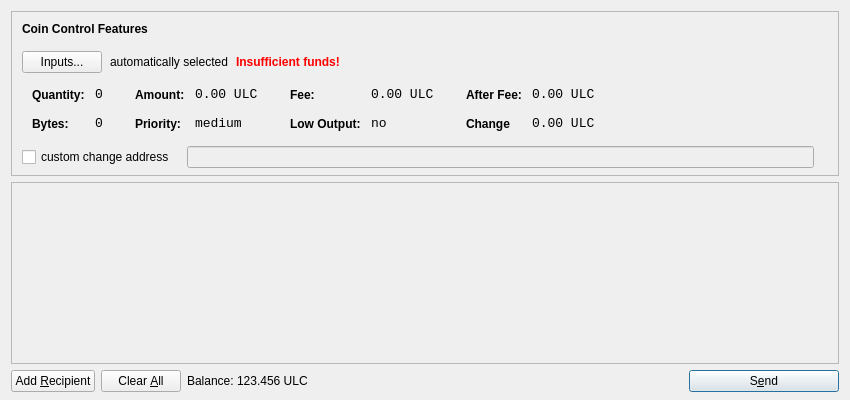
<?xml version="1.0" encoding="UTF-8"?>
<ui version="4.0">
 <class>SendCoinsDialog</class>
 <widget class="QDialog" name="SendCoinsDialog">
  <property name="geometry">
   <rect>
    <x>0</x>
    <y>0</y>
    <width>850</width>
    <height>400</height>
   </rect>
  </property>
  <property name="windowTitle">
   <string>Send Coins</string>
  </property>
  <layout class="QVBoxLayout" name="verticalLayout" stretch="0,1,0">
   <property name="bottomMargin">
    <number>8</number>
   </property>
   <item>
    <widget class="QFrame" name="frameCoinControl">
     <property name="sizePolicy">
      <sizepolicy hsizetype="Expanding" vsizetype="Expanding">
       <horstretch>0</horstretch>
       <verstretch>0</verstretch>
      </sizepolicy>
     </property>
     <property name="maximumSize">
      <size>
       <width>16777215</width>
       <height>16777215</height>
      </size>
     </property>
     <property name="frameShape">
      <enum>QFrame::StyledPanel</enum>
     </property>
     <property name="frameShadow">
      <enum>QFrame::Sunken</enum>
     </property>
     <layout class="QVBoxLayout" name="verticalLayoutCoinControl2">
      <property name="spacing">
       <number>-1</number>
      </property>
      <property name="leftMargin">
       <number>0</number>
      </property>
      <property name="topMargin">
       <number>0</number>
      </property>
      <property name="rightMargin">
       <number>0</number>
      </property>
      <property name="bottomMargin">
       <number>6</number>
      </property>
      <item>
       <layout class="QVBoxLayout" name="verticalLayoutCoinControl" stretch="0,0,0,0,1">
        <property name="spacing">
         <number>0</number>
        </property>
        <property name="leftMargin">
         <number>10</number>
        </property>
        <property name="topMargin">
         <number>10</number>
        </property>
        <item>
         <layout class="QHBoxLayout" name="horizontalLayoutCoinControl1">
          <property name="bottomMargin">
           <number>15</number>
          </property>
          <item>
           <widget class="QLabel" name="labelCoinControlFeatures">
            <property name="sizePolicy">
             <sizepolicy hsizetype="Preferred" vsizetype="Maximum">
              <horstretch>0</horstretch>
              <verstretch>0</verstretch>
             </sizepolicy>
            </property>
            <property name="font">
             <font>
              <weight>75</weight>
              <bold>true</bold>
             </font>
            </property>
            <property name="styleSheet">
             <string notr="true">font-weight:bold;</string>
            </property>
            <property name="text">
             <string>Coin Control Features</string>
            </property>
           </widget>
          </item>
         </layout>
        </item>
        <item>
         <layout class="QHBoxLayout" name="horizontalLayoutCoinControl2" stretch="0,0,0,0">
          <property name="spacing">
           <number>8</number>
          </property>
          <property name="bottomMargin">
           <number>10</number>
          </property>
          <item>
           <widget class="QPushButton" name="pushButtonCoinControl">
            <property name="styleSheet">
             <string notr="true"/>
            </property>
            <property name="text">
             <string>Inputs...</string>
            </property>
           </widget>
          </item>
          <item>
           <widget class="QLabel" name="labelCoinControlAutomaticallySelected">
            <property name="text">
             <string>automatically selected</string>
            </property>
            <property name="margin">
             <number>5</number>
            </property>
           </widget>
          </item>
          <item>
           <widget class="QLabel" name="labelCoinControlInsuffFunds">
            <property name="font">
             <font>
              <weight>75</weight>
              <bold>true</bold>
             </font>
            </property>
            <property name="styleSheet">
             <string notr="true">color:red;font-weight:bold;</string>
            </property>
            <property name="text">
             <string>Insufficient funds!</string>
            </property>
            <property name="margin">
             <number>5</number>
            </property>
           </widget>
          </item>
          <item>
           <spacer name="horizontalSpacerCoinControl">
            <property name="orientation">
             <enum>Qt::Horizontal</enum>
            </property>
            <property name="sizeHint" stdset="0">
             <size>
              <width>40</width>
              <height>1</height>
             </size>
            </property>
           </spacer>
          </item>
         </layout>
        </item>
        <item>
         <widget class="QWidget" name="widgetCoinControl" native="true">
          <property name="sizePolicy">
           <sizepolicy hsizetype="Preferred" vsizetype="Preferred">
            <horstretch>0</horstretch>
            <verstretch>0</verstretch>
           </sizepolicy>
          </property>
          <property name="minimumSize">
           <size>
            <width>0</width>
            <height>0</height>
           </size>
          </property>
          <property name="styleSheet">
           <string notr="true"/>
          </property>
          <layout class="QHBoxLayout" name="horizontalLayoutCoinControl5">
           <property name="margin">
            <number>0</number>
           </property>
           <item>
            <layout class="QHBoxLayout" name="horizontalLayoutCoinControl3" stretch="0,0,0,1">
             <property name="spacing">
              <number>20</number>
             </property>
             <property name="topMargin">
              <number>0</number>
             </property>
             <property name="bottomMargin">
              <number>10</number>
             </property>
             <item>
              <layout class="QFormLayout" name="formLayoutCoinControl1">
               <property name="horizontalSpacing">
                <number>10</number>
               </property>
               <property name="verticalSpacing">
                <number>14</number>
               </property>
               <property name="leftMargin">
                <number>10</number>
               </property>
               <property name="topMargin">
                <number>4</number>
               </property>
               <property name="rightMargin">
                <number>6</number>
               </property>
               <item row="0" column="0">
                <widget class="QLabel" name="labelCoinControlQuantityText">
                 <property name="styleSheet">
                  <string notr="true">font-weight:bold;</string>
                 </property>
                 <property name="text">
                  <string>Quantity:</string>
                 </property>
                 <property name="margin">
                  <number>0</number>
                 </property>
                </widget>
               </item>
               <item row="0" column="1">
                <widget class="QLabel" name="labelCoinControlQuantity">
                 <property name="font">
                  <font>
                   <family>Monospace</family>
                   <pointsize>10</pointsize>
                  </font>
                 </property>
                 <property name="cursor">
                  <cursorShape>IBeamCursor</cursorShape>
                 </property>
                 <property name="contextMenuPolicy">
                  <enum>Qt::ActionsContextMenu</enum>
                 </property>
                 <property name="text">
                  <string>0</string>
                 </property>
                 <property name="margin">
                  <number>0</number>
                 </property>
                 <property name="textInteractionFlags">
                  <set>Qt::LinksAccessibleByMouse|Qt::TextSelectableByKeyboard|Qt::TextSelectableByMouse</set>
                 </property>
                </widget>
               </item>
               <item row="1" column="0">
                <widget class="QLabel" name="labelCoinControlBytesText">
                 <property name="styleSheet">
                  <string notr="true">font-weight:bold;</string>
                 </property>
                 <property name="text">
                  <string>Bytes:</string>
                 </property>
                </widget>
               </item>
               <item row="1" column="1">
                <widget class="QLabel" name="labelCoinControlBytes">
                 <property name="font">
                  <font>
                   <family>Monospace</family>
                   <pointsize>10</pointsize>
                  </font>
                 </property>
                 <property name="cursor">
                  <cursorShape>IBeamCursor</cursorShape>
                 </property>
                 <property name="contextMenuPolicy">
                  <enum>Qt::ActionsContextMenu</enum>
                 </property>
                 <property name="text">
                  <string>0</string>
                 </property>
                 <property name="textInteractionFlags">
                  <set>Qt::LinksAccessibleByMouse|Qt::TextSelectableByKeyboard|Qt::TextSelectableByMouse</set>
                 </property>
                </widget>
               </item>
              </layout>
             </item>
             <item>
              <layout class="QFormLayout" name="formLayoutCoinControl2">
               <property name="horizontalSpacing">
                <number>10</number>
               </property>
               <property name="verticalSpacing">
                <number>14</number>
               </property>
               <property name="leftMargin">
                <number>6</number>
               </property>
               <property name="topMargin">
                <number>4</number>
               </property>
               <property name="rightMargin">
                <number>6</number>
               </property>
               <item row="0" column="0">
                <widget class="QLabel" name="labelCoinControlAmountText">
                 <property name="styleSheet">
                  <string notr="true">font-weight:bold;</string>
                 </property>
                 <property name="text">
                  <string>Amount:</string>
                 </property>
                 <property name="margin">
                  <number>0</number>
                 </property>
                </widget>
               </item>
               <item row="0" column="1">
                <widget class="QLabel" name="labelCoinControlAmount">
                 <property name="font">
                  <font>
                   <family>Monospace</family>
                   <pointsize>10</pointsize>
                  </font>
                 </property>
                 <property name="cursor">
                  <cursorShape>IBeamCursor</cursorShape>
                 </property>
                 <property name="contextMenuPolicy">
                  <enum>Qt::ActionsContextMenu</enum>
                 </property>
                 <property name="text">
                  <string>0.00 ULC</string>
                 </property>
                 <property name="textInteractionFlags">
                  <set>Qt::LinksAccessibleByMouse|Qt::TextSelectableByKeyboard|Qt::TextSelectableByMouse</set>
                 </property>
                </widget>
               </item>
               <item row="1" column="0">
                <widget class="QLabel" name="labelCoinControlPriorityText">
                 <property name="styleSheet">
                  <string notr="true">font-weight:bold;</string>
                 </property>
                 <property name="text">
                  <string>Priority:</string>
                 </property>
                </widget>
               </item>
               <item row="1" column="1">
                <widget class="QLabel" name="labelCoinControlPriority">
                 <property name="font">
                  <font>
                   <family>Monospace</family>
                   <pointsize>10</pointsize>
                  </font>
                 </property>
                 <property name="cursor">
                  <cursorShape>IBeamCursor</cursorShape>
                 </property>
                 <property name="contextMenuPolicy">
                  <enum>Qt::ActionsContextMenu</enum>
                 </property>
                 <property name="text">
                  <string>medium</string>
                 </property>
                 <property name="textInteractionFlags">
                  <set>Qt::LinksAccessibleByMouse|Qt::TextSelectableByKeyboard|Qt::TextSelectableByMouse</set>
                 </property>
                </widget>
               </item>
              </layout>
             </item>
             <item>
              <layout class="QFormLayout" name="formLayoutCoinControl3">
               <property name="horizontalSpacing">
                <number>10</number>
               </property>
               <property name="verticalSpacing">
                <number>14</number>
               </property>
               <property name="leftMargin">
                <number>6</number>
               </property>
               <property name="topMargin">
                <number>4</number>
               </property>
               <property name="rightMargin">
                <number>6</number>
               </property>
               <item row="0" column="0">
                <widget class="QLabel" name="labelCoinControlFeeText">
                 <property name="styleSheet">
                  <string notr="true">font-weight:bold;</string>
                 </property>
                 <property name="text">
                  <string>Fee:</string>
                 </property>
                 <property name="margin">
                  <number>0</number>
                 </property>
                </widget>
               </item>
               <item row="0" column="1">
                <widget class="QLabel" name="labelCoinControlFee">
                 <property name="font">
                  <font>
                   <family>Monospace</family>
                   <pointsize>10</pointsize>
                  </font>
                 </property>
                 <property name="cursor">
                  <cursorShape>IBeamCursor</cursorShape>
                 </property>
                 <property name="contextMenuPolicy">
                  <enum>Qt::ActionsContextMenu</enum>
                 </property>
                 <property name="text">
                  <string>0.00 ULC</string>
                 </property>
                 <property name="textInteractionFlags">
                  <set>Qt::LinksAccessibleByMouse|Qt::TextSelectableByKeyboard|Qt::TextSelectableByMouse</set>
                 </property>
                </widget>
               </item>
               <item row="1" column="0">
                <widget class="QLabel" name="labelCoinControlLowOutputText">
                 <property name="styleSheet">
                  <string notr="true">font-weight:bold;</string>
                 </property>
                 <property name="text">
                  <string>Low Output:</string>
                 </property>
                </widget>
               </item>
               <item row="1" column="1">
                <widget class="QLabel" name="labelCoinControlLowOutput">
                 <property name="font">
                  <font>
                   <family>Monospace</family>
                   <pointsize>10</pointsize>
                  </font>
                 </property>
                 <property name="cursor">
                  <cursorShape>IBeamCursor</cursorShape>
                 </property>
                 <property name="contextMenuPolicy">
                  <enum>Qt::ActionsContextMenu</enum>
                 </property>
                 <property name="text">
                  <string>no</string>
                 </property>
                 <property name="textInteractionFlags">
                  <set>Qt::LinksAccessibleByMouse|Qt::TextSelectableByKeyboard|Qt::TextSelectableByMouse</set>
                 </property>
                </widget>
               </item>
              </layout>
             </item>
             <item>
              <layout class="QFormLayout" name="formLayoutCoinControl4">
               <property name="horizontalSpacing">
                <number>10</number>
               </property>
               <property name="verticalSpacing">
                <number>14</number>
               </property>
               <property name="leftMargin">
                <number>6</number>
               </property>
               <property name="topMargin">
                <number>4</number>
               </property>
               <property name="rightMargin">
                <number>6</number>
               </property>
               <item row="0" column="0">
                <widget class="QLabel" name="labelCoinControlAfterFeeText">
                 <property name="styleSheet">
                  <string notr="true">font-weight:bold;</string>
                 </property>
                 <property name="text">
                  <string>After Fee:</string>
                 </property>
                 <property name="margin">
                  <number>0</number>
                 </property>
                </widget>
               </item>
               <item row="0" column="1">
                <widget class="QLabel" name="labelCoinControlAfterFee">
                 <property name="font">
                  <font>
                   <family>Monospace</family>
                   <pointsize>10</pointsize>
                  </font>
                 </property>
                 <property name="cursor">
                  <cursorShape>IBeamCursor</cursorShape>
                 </property>
                 <property name="contextMenuPolicy">
                  <enum>Qt::ActionsContextMenu</enum>
                 </property>
                 <property name="text">
                  <string>0.00 ULC</string>
                 </property>
                 <property name="textInteractionFlags">
                  <set>Qt::LinksAccessibleByMouse|Qt::TextSelectableByKeyboard|Qt::TextSelectableByMouse</set>
                 </property>
                </widget>
               </item>
               <item row="1" column="0">
                <widget class="QLabel" name="labelCoinControlChangeText">
                 <property name="styleSheet">
                  <string notr="true">font-weight:bold;</string>
                 </property>
                 <property name="text">
                  <string>Change</string>
                 </property>
                </widget>
               </item>
               <item row="1" column="1">
                <widget class="QLabel" name="labelCoinControlChange">
                 <property name="font">
                  <font>
                   <family>Monospace</family>
                   <pointsize>10</pointsize>
                  </font>
                 </property>
                 <property name="cursor">
                  <cursorShape>IBeamCursor</cursorShape>
                 </property>
                 <property name="contextMenuPolicy">
                  <enum>Qt::ActionsContextMenu</enum>
                 </property>
                 <property name="text">
                  <string>0.00 ULC</string>
                 </property>
                 <property name="textInteractionFlags">
                  <set>Qt::LinksAccessibleByMouse|Qt::TextSelectableByKeyboard|Qt::TextSelectableByMouse</set>
                 </property>
                </widget>
               </item>
              </layout>
             </item>
            </layout>
           </item>
          </layout>
         </widget>
        </item>
        <item>
         <layout class="QHBoxLayout" name="horizontalLayoutCoinControl4" stretch="0,0,0">
          <property name="spacing">
           <number>12</number>
          </property>
          <property name="sizeConstraint">
           <enum>QLayout::SetDefaultConstraint</enum>
          </property>
          <property name="topMargin">
           <number>5</number>
          </property>
          <property name="rightMargin">
           <number>5</number>
          </property>
          <item>
           <widget class="QCheckBox" name="checkBoxCoinControlChange">
            <property name="text">
             <string>custom change address</string>
            </property>
           </widget>
          </item>
          <item>
           <widget class="QLineEdit" name="lineEditCoinControlChange">
            <property name="enabled">
             <bool>false</bool>
            </property>
            <property name="sizePolicy">
             <sizepolicy hsizetype="Expanding" vsizetype="Fixed">
              <horstretch>0</horstretch>
              <verstretch>0</verstretch>
             </sizepolicy>
            </property>
           </widget>
          </item>
          <item>
           <widget class="QLabel" name="labelCoinControlChangeLabel">
            <property name="sizePolicy">
             <sizepolicy hsizetype="Preferred" vsizetype="Expanding">
              <horstretch>0</horstretch>
              <verstretch>0</verstretch>
             </sizepolicy>
            </property>
            <property name="minimumSize">
             <size>
              <width>0</width>
              <height>0</height>
             </size>
            </property>
            <property name="text">
             <string/>
            </property>
            <property name="margin">
             <number>3</number>
            </property>
           </widget>
          </item>
         </layout>
        </item>
        <item>
         <spacer name="verticalSpacerCoinControl">
          <property name="orientation">
           <enum>Qt::Vertical</enum>
          </property>
          <property name="sizeHint" stdset="0">
           <size>
            <width>800</width>
            <height>1</height>
           </size>
          </property>
         </spacer>
        </item>
       </layout>
      </item>
     </layout>
    </widget>
   </item>
   <item>
    <widget class="QScrollArea" name="scrollArea">
     <property name="widgetResizable">
      <bool>true</bool>
     </property>
     <widget class="QWidget" name="scrollAreaWidgetContents">
      <property name="geometry">
       <rect>
        <x>0</x>
        <y>0</y>
        <width>830</width>
        <height>165</height>
       </rect>
      </property>
      <layout class="QVBoxLayout" name="verticalLayout_2">
       <property name="margin">
        <number>0</number>
       </property>
       <item>
        <layout class="QVBoxLayout" name="entries">
         <property name="spacing">
          <number>6</number>
         </property>
        </layout>
       </item>
       <item>
        <spacer name="verticalSpacer">
         <property name="orientation">
          <enum>Qt::Vertical</enum>
         </property>
         <property name="sizeHint" stdset="0">
          <size>
           <width>20</width>
           <height>40</height>
          </size>
         </property>
        </spacer>
       </item>
      </layout>
     </widget>
    </widget>
   </item>
   <item>
    <layout class="QHBoxLayout" name="horizontalLayout">
     <item>
      <widget class="QPushButton" name="addButton">
       <property name="toolTip">
        <string>Send to multiple recipients at once</string>
       </property>
       <property name="text">
        <string>Add &amp;Recipient</string>
       </property>
       <property name="icon">
        <iconset resource="../bitcoin.qrc">
         <normaloff>:/icons/add</normaloff>:/icons/add</iconset>
       </property>
       <property name="autoDefault">
        <bool>false</bool>
       </property>
      </widget>
     </item>
     <item>
      <widget class="QPushButton" name="clearButton">
       <property name="sizePolicy">
        <sizepolicy hsizetype="Minimum" vsizetype="Fixed">
         <horstretch>0</horstretch>
         <verstretch>0</verstretch>
        </sizepolicy>
       </property>
       <property name="toolTip">
        <string>Remove all transaction fields</string>
       </property>
       <property name="text">
        <string>Clear &amp;All</string>
       </property>
       <property name="icon">
        <iconset resource="../bitcoin.qrc">
         <normaloff>:/icons/remove</normaloff>:/icons/remove</iconset>
       </property>
       <property name="autoRepeatDelay">
        <number>300</number>
       </property>
       <property name="autoDefault">
        <bool>false</bool>
       </property>
      </widget>
     </item>
     <item>
      <layout class="QHBoxLayout" name="horizontalLayout_2">
       <property name="spacing">
        <number>3</number>
       </property>
       <item>
        <widget class="QLabel" name="label">
         <property name="sizePolicy">
          <sizepolicy hsizetype="Preferred" vsizetype="Fixed">
           <horstretch>0</horstretch>
           <verstretch>0</verstretch>
          </sizepolicy>
         </property>
         <property name="text">
          <string>Balance:</string>
         </property>
        </widget>
       </item>
       <item>
        <widget class="QLabel" name="labelBalance">
         <property name="sizePolicy">
          <sizepolicy hsizetype="Preferred" vsizetype="Fixed">
           <horstretch>0</horstretch>
           <verstretch>0</verstretch>
          </sizepolicy>
         </property>
         <property name="cursor">
          <cursorShape>IBeamCursor</cursorShape>
         </property>
         <property name="text">
          <string>123.456 ULC</string>
         </property>
         <property name="textInteractionFlags">
          <set>Qt::LinksAccessibleByMouse|Qt::TextSelectableByKeyboard|Qt::TextSelectableByMouse</set>
         </property>
        </widget>
       </item>
      </layout>
     </item>
     <item>
      <spacer name="horizontalSpacer">
       <property name="orientation">
        <enum>Qt::Horizontal</enum>
       </property>
       <property name="sizeHint" stdset="0">
        <size>
         <width>40</width>
         <height>20</height>
        </size>
       </property>
      </spacer>
     </item>
     <item>
      <widget class="QPushButton" name="sendButton">
       <property name="minimumSize">
        <size>
         <width>150</width>
         <height>0</height>
        </size>
       </property>
       <property name="toolTip">
        <string>Confirm the send action</string>
       </property>
       <property name="text">
        <string>S&amp;end</string>
       </property>
       <property name="icon">
        <iconset resource="../bitcoin.qrc">
         <normaloff>:/icons/send</normaloff>:/icons/send</iconset>
       </property>
       <property name="default">
        <bool>true</bool>
       </property>
      </widget>
     </item>
    </layout>
   </item>
  </layout>
 </widget>
 <resources>
  <include location="../bitcoin.qrc"/>
 </resources>
 <connections/>
</ui>
